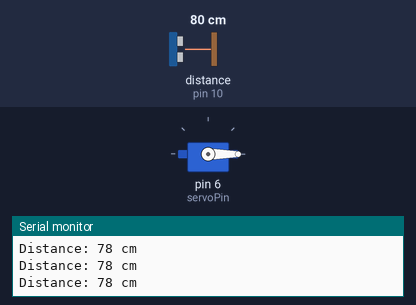
A sketch run on a simulated Arduino Uno, built with avr-gcc and run on an emulated ATmega328P. Parts: servo, the last lines printed to the serial monitor. Wiring (inferred from the names in the program): ultrasonic range finder: trigger pin 9; echo pin 10. The test bench sets the inputs (shaded band); at power-on: distance to the obstacle (sensor on pin 10) 80 cm. The echo pulse lasts 58.3 µs per cm.

Above: at 1.2 s.
1.3 s: distance to the obstacle (sensor on pin 10) set to 2 cm
At 2.1 s:
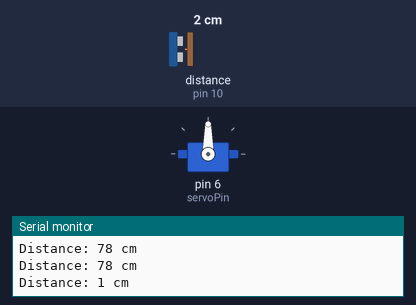
3.8 s: distance to the obstacle (sensor on pin 10) set to 10 cm
5.9 s: distance to the obstacle (sensor on pin 10) set to 13 cm
At 6.5 s:
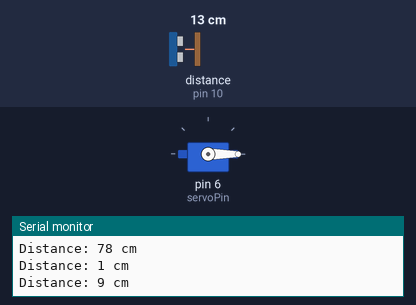
Timing chart, 0 to 8.9 s (numbered marks = the images above; inputs shaded):
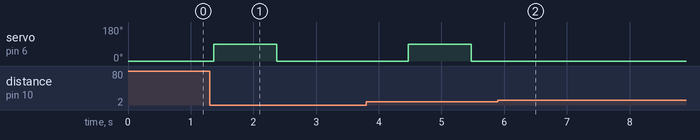

The sketch:

project_14_code.ino
```cpp
// Automatic Hand Sanitizer Dispenser using Arduino and Ultrasonic Sensor

#include <Servo.h>

const int trigPin = 9;
const int echoPin = 10;
const int servoPin = 6;
long duration;
int distance;
Servo myServo;

void setup() {
  pinMode(trigPin, OUTPUT);
  pinMode(echoPin, INPUT);
  myServo.attach(servoPin);
  Serial.begin(9600);
  myServo.write(0);  // Servo in resting position
}

void loop() {
  // Send ultrasonic pulse
  digitalWrite(trigPin, LOW);
  delayMicroseconds(2);
  digitalWrite(trigPin, HIGH);
  delayMicroseconds(10);
  digitalWrite(trigPin, LOW);

  // Measure echo duration
  duration = pulseIn(echoPin, HIGH);
  distance = duration * 0.034 / 2;  // Convert to cm

  Serial.print("Distance: ");
  Serial.print(distance);
  Serial.println(" cm");

  if (distance <= 10) {
    myServo.write(90); // Dispense hand sanitizer
    delay(1000);        // Wait for dispensing
    myServo.write(0);   // Reset servo position
    delay(2000);        // Wait before next detection
  }
  delay(100);
}
```

Measured:
- the behaviour switches between 11 and 12 cm on distance to the obstacle (sensor on pin 10) (found by bisection; images 1 and 2)
- after the input at 1.3 s, servo on pin 6 (servoPin): 0° → 90° after 0.07 s, → 0° 1.0 s later
- after the input at 5.9 s, servo on pin 6 (servoPin): stops changing and stays 0°
